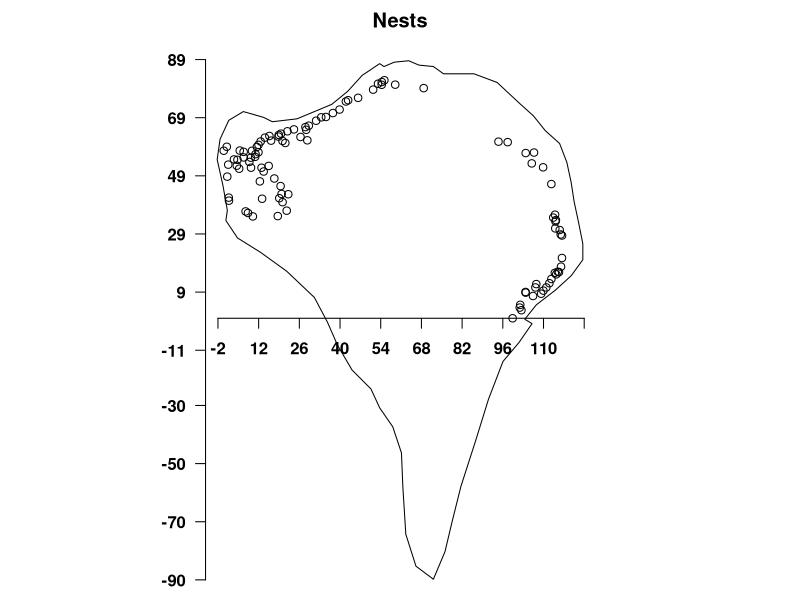
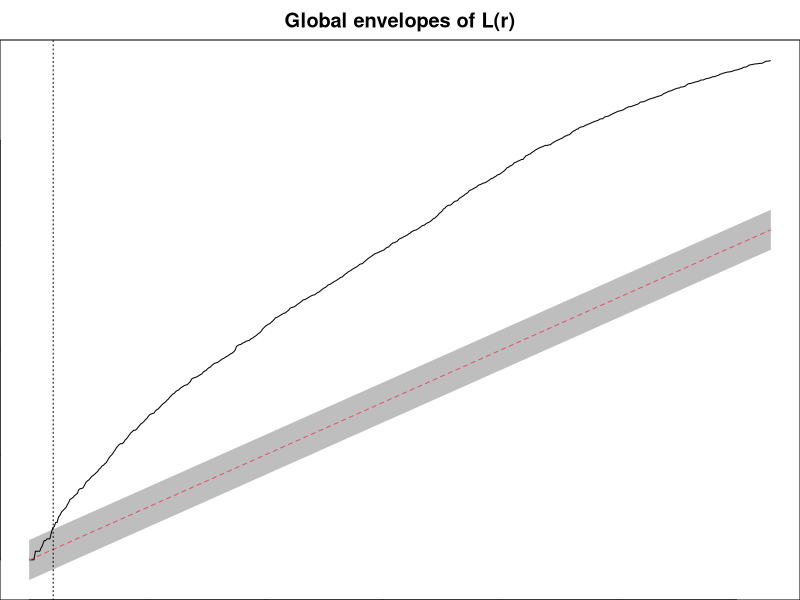
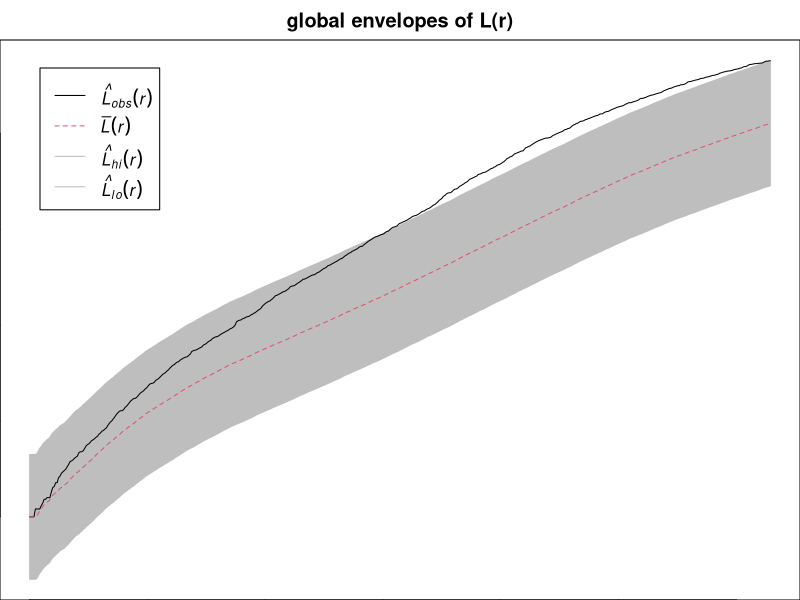
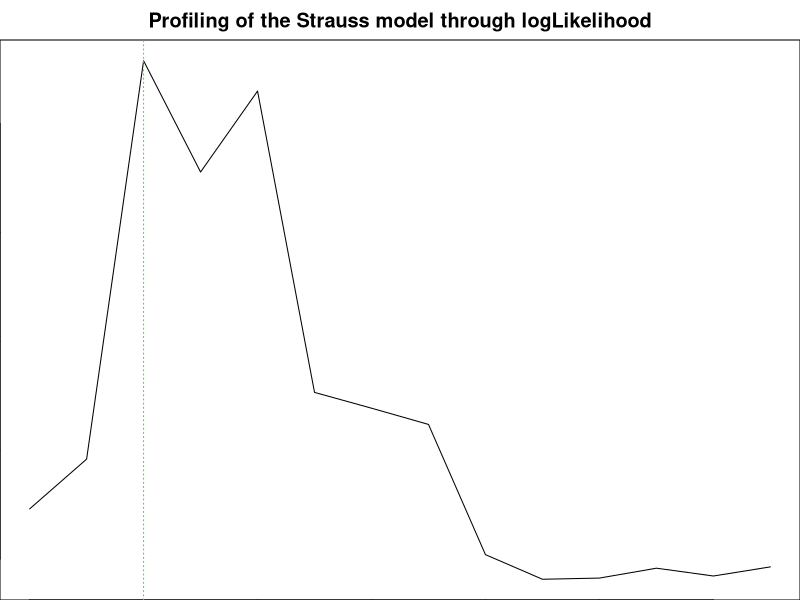
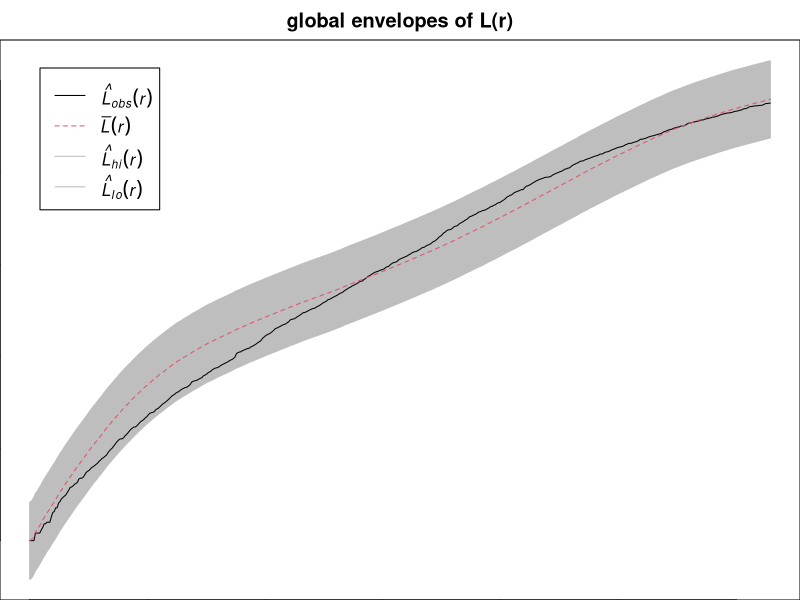

The R script that drew these images, in order:
## ---- chunk 1
# knitr::opts_chunk$set( echo=F )
knitr::opts_chunk$set(out.width = '70%')
knitr::opts_chunk$set(fig.align = "center")
knitr::opts_chunk$set(tidy =TRUE)
knitr::opts_chunk$set(message = FALSE)
## ---- chunk 2
library(spatstat)
## ---- chunk 3
rm(list=ls())
nucli84 <- read.delim("T3/nucli84.txt")

min.X = min(nucli84$X)
min.Y = min(nucli84$Y)
max.X = max(nucli84$X)
max.Y = max(nucli84$Y)

nucli84$X = nucli84$X - min.X
nucli84$Y = nucli84$Y - min.Y

n84=ppp(x = nucli84$X, y = nucli84$Y, range(nucli84$X), range(nucli84$Y))

poligon=read.delim("T3/poly84.txt")

poligon$X = poligon$X - min.X
poligon$Y = poligon$Y - min.Y
pol.illa<-list(x=poligon$X,y=poligon$Y)

min.pX = min(poligon$X)
min.pY = min(poligon$Y)
max.pX = max(poligon$X)
max.pY = max(poligon$Y)

n84p=ppp(nucli84$X,nucli84$Y,poly=pol.illa, range(poligon$X), range(poligon$Y))
## ---- chunk 4
par(mfrow=c(1,1), font = 2, font.axis = 2, font.lab = 4, las = 1, mar = c(0, 0, 2, 0))
plot(n84p,main="Nests")
axis(1,at=c(round(seq(min.pX, max.pX,length=10),digits=0)),
     pos=c(0,0))
axis(2,at=c(round(seq(min.pY, max.pY,length=10),digits=0)),pos=c(min.pX-4,min.pY-50))

## ---- chunk 5
E <- envelope(n84p, Lest, nsim = 19, rank = 1, global = TRUE,correction="best")
## ---- chunk 6
plot(E, main = "Global envelopes of L(r)", legend=F)
abline(v=1, lty=3)
## ---- chunk 7
#DA CANCELLARE
grid <- read.delim("T2/grid.txt")
grid.veg = read.delim("T2/grid_veg.txt")
veg = as.matrix(read.delim("T2/veg.txt",header=FALSE))
height = as.matrix(read.delim("T2/height.txt", header=FALSE))

Height = im(mat = height, xcol = grid$x, yrow = grid$y)
Vegetation = im(mat = veg, xcol = grid.veg$x, yrow = grid.veg$y)

fitH<-ppm(n84p, ~ Height + Vegetation, Hardcore)
## ---- chunk 8
summary(fitH)
## ---- chunk 9
E <- envelope(fitH, Lest, nsim = 19, rank = 1, global = TRUE, correction="best")
## ---- chunk 10
plot(E, main = "global envelopes of L(r)")
## ---- chunk 11
df=data.frame(r=seq(2,15,by=1))
pfit=profilepl(df,Strauss,n84p,~Height + Vegetation)
## ---- chunk 12
plot(pfit, main="Profiling of the Strauss model through logLikelihood")
## ---- chunk 13
r.opt = pfit$fit$fitin$interaction$par$r
r.opt
## ---- chunk 14
fitSt<-ppm(n84p, ~Height + Vegetation, Strauss(r=r.opt))
fitSt
## ---- chunk 15
E <- envelope(fitSt, Lest, nsim = 19, rank = 1, global = TRUE,correction="best")
plot(E, main = "global envelopes of L(r)")
## ---- chunk 16
summary(fitSt)
## ---- chunk 17
exp(fitSt$coef)
## ---- chunk 18
exp(confint(fitSt))
